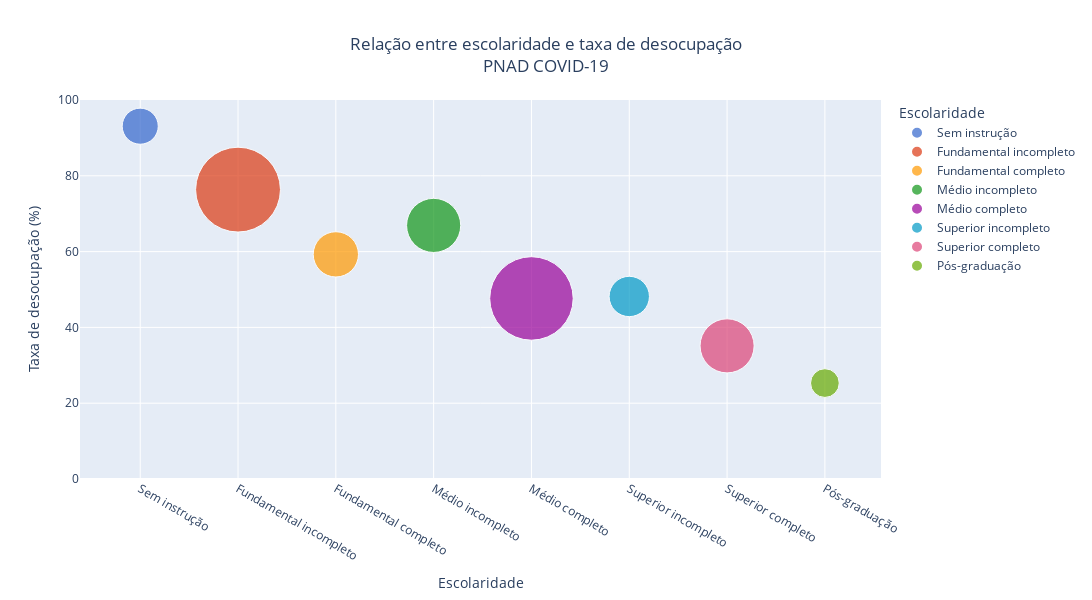

The notebook cell this image was saved under:
### Code cell
fig = px.scatter(df_desemprego, x="escolaridade", y="desemprego",
	         size="n_entrevistados", color="escolaridade",
                 hover_name="escolaridade", size_max=60, width=1300, height=600,
                 color_discrete_sequence=px.colors.qualitative.G10,
                 labels=dict(escolaridade="Escolaridade", desemprego="Taxa de desocupação (%)", n_entrevistados="Nº entrevistados"),
                 title="Relação entre escolaridade e taxa de desocupação<br>PNAD COVID-19")

fig.update_yaxes(range=[0, 100])
fig.update_layout(title_x=0.5)

title_name = fig['layout']['title']['text']
title_name = title_name.replace('<br>PNAD COVID-19','')

fig.show()

plotly.offline.plot(fig, filename = f'./plots/{title_name}.html', auto_play=False, auto_open=False)

### Figure 1 — Plotly figure (JSON) as saved in the notebook; plotly's stock layout.template omitted (floating-point values rounded to 4 significant figures)
{"data": [{"hovertemplate": "<b>%{hovertext}</b><br><br>Escolaridade=%{x}<br>Taxa de desocupação (%)=%{y}<br>Nº entrevistados=%{marker.size}<extra></extra>", "hovertext": ["Sem instrução"], "legendgroup": "Sem instrução", "marker": {"color": "#3366CC", "size": [47821], "sizemode": "area", "sizeref": 73.45, "symbol": "circle"}, "mode": "markers", "name": "Sem instrução", "orientation": "v", "showlegend": true, "type": "scatter", "x": ["Sem instrução"], "xaxis": "x", "y": [93.09], "yaxis": "y"}, {"hovertemplate": "<b>%{hovertext}</b><br><br>Escolaridade=%{x}<br>Taxa de desocupação (%)=%{y}<br>Nº entrevistados=%{marker.size}<extra></extra>", "hovertext": ["Fundamental incompleto"], "legendgroup": "Fundamental incompleto", "marker": {"color": "#DC3912", "size": [264414], "sizemode": "area", "sizeref": 73.45, "symbol": "circle"}, "mode": "markers", "name": "Fundamental incompleto", "orientation": "v", "showlegend": true, "type": "scatter", "x": ["Fundamental incompleto"], "xaxis": "x", "y": [76.35], "yaxis": "y"}, {"hovertemplate": "<b>%{hovertext}</b><br><br>Escolaridade=%{x}<br>Taxa de desocupação (%)=%{y}<br>Nº entrevistados=%{marker.size}<extra></extra>", "hovertext": ["Fundamental completo"], "legendgroup": "Fundamental completo", "marker": {"color": "#FF9900", "size": [75259], "sizemode": "area", "sizeref": 73.45, "symbol": "circle"}, "mode": "markers", "name": "Fundamental completo", "orientation": "v", "showlegend": true, "type": "scatter", "x": ["Fundamental completo"], "xaxis": "x", "y": [59.27], "yaxis": "y"}, {"hovertemplate": "<b>%{hovertext}</b><br><br>Escolaridade=%{x}<br>Taxa de desocupação (%)=%{y}<br>Nº entrevistados=%{marker.size}<extra></extra>", "hovertext": ["Médio incompleto"], "legendgroup": "Médio incompleto", "marker": {"color": "#109618", "size": [107635], "sizemode": "area", "sizeref": 73.45, "symbol": "circle"}, "mode": "markers", "name": "Médio incompleto", "orientation": "v", "showlegend": true, "type": "scatter", "x": ["Médio incompleto"], "xaxis": "x", "y": [66.91], "yaxis": "y"}, {"hovertemplate": "<b>%{hovertext}</b><br><br>Escolaridade=%{x}<br>Taxa de desocupação (%)=%{y}<br>Nº entrevistados=%{marker.size}<extra></extra>", "hovertext": ["Médio completo"], "legendgroup": "Médio completo", "marker": {"color": "#990099", "size": [256040], "sizemode": "area", "sizeref": 73.45, "symbol": "circle"}, "mode": "markers", "name": "Médio completo", "orientation": "v", "showlegend": true, "type": "scatter", "x": ["Médio completo"], "xaxis": "x", "y": [47.64], "yaxis": "y"}, {"hovertemplate": "<b>%{hovertext}</b><br><br>Escolaridade=%{x}<br>Taxa de desocupação (%)=%{y}<br>Nº entrevistados=%{marker.size}<extra></extra>", "hovertext": ["Superior incompleto"], "legendgroup": "Superior incompleto", "marker": {"color": "#0099C6", "size": [59678], "sizemode": "area", "sizeref": 73.45, "symbol": "circle"}, "mode": "markers", "name": "Superior incompleto", "orientation": "v", "showlegend": true, "type": "scatter", "x": ["Superior incompleto"], "xaxis": "x", "y": [48.16], "yaxis": "y"}, {"hovertemplate": "<b>%{hovertext}</b><br><br>Escolaridade=%{x}<br>Taxa de desocupação (%)=%{y}<br>Nº entrevistados=%{marker.size}<extra></extra>", "hovertext": ["Superior completo"], "legendgroup": "Superior completo", "marker": {"color": "#DD4477", "size": [107441], "sizemode": "area", "sizeref": 73.45, "symbol": "circle"}, "mode": "markers", "name": "Superior completo", "orientation": "v", "showlegend": true, "type": "scatter", "x": ["Superior completo"], "xaxis": "x", "y": [35.13], "yaxis": "y"}, {"hovertemplate": "<b>%{hovertext}</b><br><br>Escolaridade=%{x}<br>Taxa de desocupação (%)=%{y}<br>Nº entrevistados=%{marker.size}<extra></extra>", "hovertext": ["Pós-graduação"], "legendgroup": "Pós-graduação", "marker": {"color": "#66AA00", "size": [30290], "sizemode": "area", "sizeref": 73.45, "symbol": "circle"}, "mode": "markers", "name": "Pós-graduação", "orientation": "v", "showlegend": true, "type": "scatter", "x": ["Pós-graduação"], "xaxis": "x", "y": [25.31], "yaxis": "y"}], "layout": {"height": 600, "legend": {"itemsizing": "constant", "title": {"text": "Escolaridade"}, "tracegroupgap": 0}, "title": {"text": "Relação entre escolaridade e taxa de desocupação<br>PNAD COVID-19", "x": 0.5}, "width": 1300, "xaxis": {"anchor": "y", "categoryarray": ["Sem instrução", "Fundamental incompleto", "Fundamental completo", "Médio incompleto", "Médio completo", "Superior incompleto", "Superior completo", "Pós-graduação"], "categoryorder": "array", "domain": [0, 1], "title": {"text": "Escolaridade"}}, "yaxis": {"anchor": "x", "domain": [0, 1], "range": [0, 100], "title": {"text": "Taxa de desocupação (%)"}}}}
